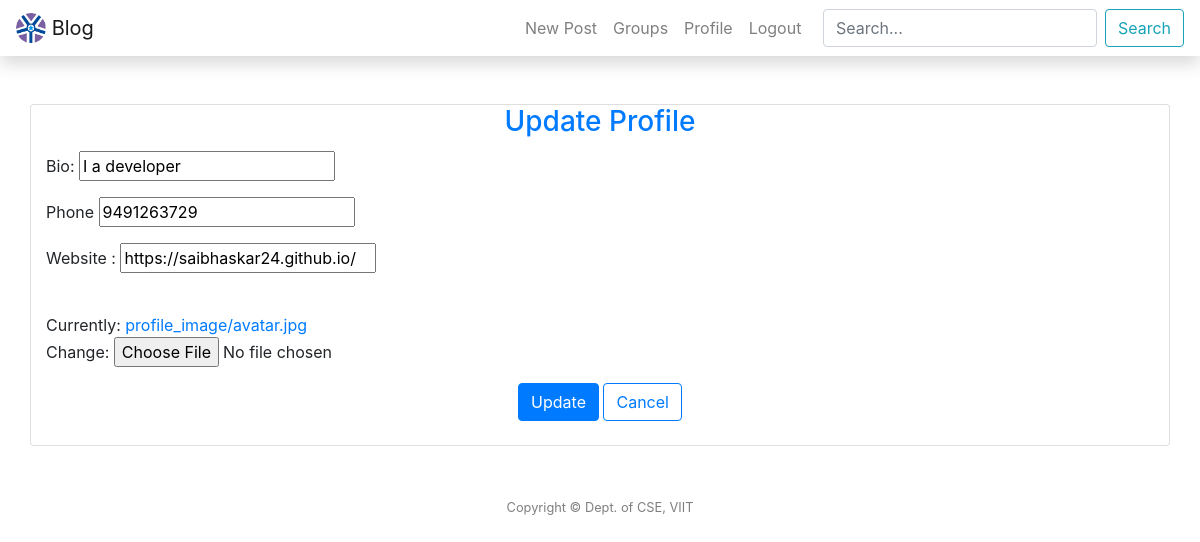
The app's page /profile/update/ (signed in) with its own data.
### post/models.py (models this page shows, shortened)
class UserProfile(models.Model):
    user = models.OneToOneField(User, on_delete = models.CASCADE)
    bio = models.CharField(max_length=100, default='',blank = True)
    website = models.URLField(default='',blank = True)
    phone = models.IntegerField(default=0,blank = True)
    image = ProcessedImageField(default="octocat.png", upload_to='profile_image',processors=[ResizeToFill(200,200)], blank=False,format='JPEG', options={'quality': 90})
    thumbnail = ImageSpecField(source='image', processors=[ResizeToFill(50, 50)],format='JPEG',options={'quality': 100})

### post/views.py (the view)
# urls.py: path('profile/update/', views.edit_profile, name='edit_profile'),
def edit_profile(request):
    if request.method == 'POST':
        form = EditProfileForm(request.POST,request.FILES, instance=request.user.userprofile)
        if form.is_valid():
            form.save()
            return redirect('view_profile')
    else:
        form = EditProfileForm(instance=request.user.userprofile)
        args = {'form': form}
        return render(request, 'post/update_profile.html', args)

### post/forms.py
class EditProfileForm(UserChangeForm):
     class Meta:
        model = UserProfile
        fields = (
            'bio',
            'phone',
            'website',
            'image',
        )

### templates/post/update_profile.html (shortened to what this page needs)
{% extends "post/header.html"%}
{% block content %}
<br><br>
<div class="card container">
 <center>
 <h3 class="card-title text-primary" >Update Profile</h3>
 </center>
    <form method="post" enctype='multipart/form-data'>
        <p >Bio:    {{ form.bio }}</p>
        <p> Phone    {{ form.phone }}</p>
        <p> Website : {{ form.website }} </p>
        <p>{{ form.image }}</p>
            <center>
            <button type="submit" class="btn btn-primary">Update</button>
            <button type="cancel" class="btn btn-outline-primary" onclick="window.location='/'">Cancel</button>
    </center></form>
    <br>
</div>
{% endblock content %}

### records on screen
UserProfile: bio "I a developer", phone "9491263729", website "https://saibhaskar24.github.io/"
